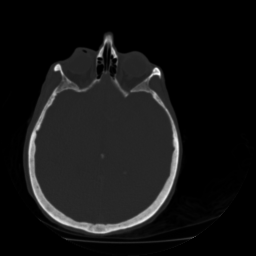
#> input picture gdrive/HW2/images/head_ct.png, 256 x 256 px, found by its file name; its folder holds 3 pictures in this run
$ jupyter execute Homework2_BMEN6367_Rittik.ipynb   (shell and % lines are left out)
#> lines starting #> are read from the running program, lines starting #| are printed output that depends on the picture
# **Homework #2 — CoLab, GitHub, Python Libraries, DFS and BFS**
BMEN 6367 · Rittik Patra

Parts 1 and 2 (Google account / Drive / GitHub and the Colab links) are shown in the report with
screenshots. This notebook contains the code for Part 2 (mounting the Drive), Part 3 (image
processing), Part 4 (Depth First Search) and Part 5 (Breadth First Search).

### **Part 2: Linking Colab with Google Drive**

[cell 1]
from google.colab import drive
drive.mount('/content/drive')   # the first run asks for permission and an authorisation code

[cell 2]
import os

# folder I created in my Drive for this homework
IMG_DIR = '/content/drive/MyDrive/BMEN6367/HW2/images'

print('folder exists :', os.path.isdir(IMG_DIR))
print('files in it   :', sorted(os.listdir(IMG_DIR)))

The GitHub side is done from the same notebook. The cell below is the template I used, the token
and the repository name are removed here for obvious reasons (screenshots are in the report).

[cell 3]
# --- GitHub linking (fill in your own user name / repo / token before running) ---------------
#
# clone the repo into the Colab session
#
# copy a notebook or a result from Drive into the repo folder and push it back
%cd /content/BMEN6367

### **Part 3: Reading and processing images from Google Drive**

[cell 4]
import numpy as np
import matplotlib.pyplot as plt

from skimage import io, color, exposure, img_as_float, img_as_ubyte
from skimage.util import random_noise
from skimage.metrics import peak_signal_noise_ratio as psnr
from scipy import ndimage as ndi     # Homework 1, Section 6.2 -> scipy.ndimage filters

plt.rcParams['figure.dpi'] = 110     # a bit sharper figures in the notebook

[cell 5]
# read the three images straight out of the Drive folder
ct     = io.imread(os.path.join(IMG_DIR, 'head_ct.png'))          # axial head CT slice, grayscale
#> ct is the input picture: shape (256, 256); min 0, max 255, mean 19.9
cellim = io.imread(os.path.join(IMG_DIR, 'cell_microscopy.png'))  # microscopy image of a cell
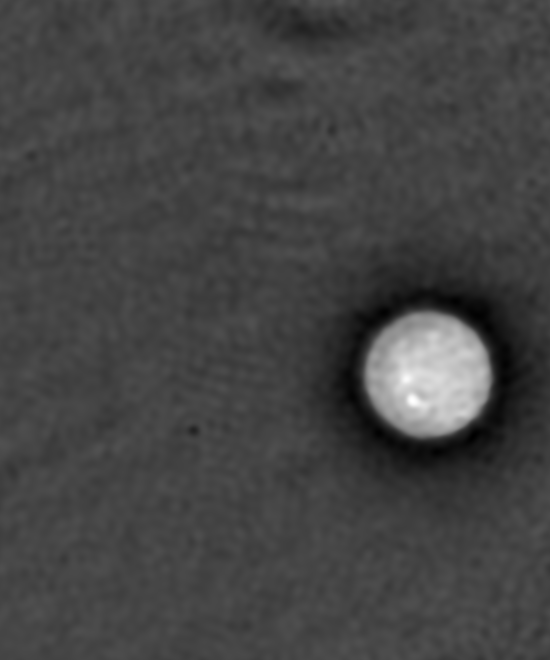
#> input picture gdrive/HW2/images/cell_microscopy.png, 550 x 660 px, found by its file name
#> cellim is the input picture: shape (660, 550); min 0, max 255, mean 68
retina = io.imread(os.path.join(IMG_DIR, 'retina_fundus.png'))    # colour fundus photograph
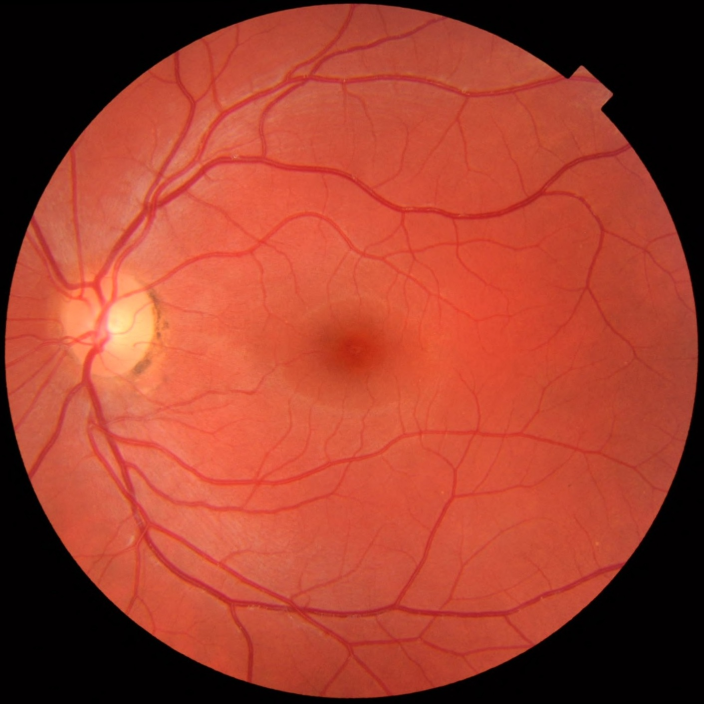
#> input picture gdrive/HW2/images/retina_fundus.png, 704 x 704 px, found by its file name
#> retina is the input picture: shape (704, 704, 3); mean R, G, B 159.4, 63.5, 46.1

for name, im in [('head_ct', ct), ('cell_microscopy', cellim), ('retina_fundus', retina)]:
    print('%-16s shape=%-16s dtype=%-8s min=%3d max=%3d' %
          (name, str(im.shape), im.dtype, im.min(), im.max()))
#> this loop made 3 passes
#> name on passes 1 to 3: 'head_ct', 'cell_microscopy', 'retina_fundus'
#| head_ct          shape=(256, 256)       dtype=uint8    min=  0 max=255
#| cell_microscopy  shape=(660, 550)       dtype=uint8    min=  0 max=255
#| retina_fundus    shape=(704, 704, 3)    dtype=uint8    min=  0 max=255

fig, ax = plt.subplots(1, 3, figsize=(11, 4))
ax[0].imshow(ct, cmap='gray');     ax[0].set_title('head CT slice')
ax[1].imshow(cellim, cmap='gray'); ax[1].set_title('cell microscopy')
ax[2].imshow(retina);              ax[2].set_title('retina fundus')
for a in ax:
    a.axis('off')
plt.tight_layout()
plt.show()

#### 3.1  Low-pass (smoothing) filter on a noisy image

[cell 6]
# work in float 0..1 so the noise level is easy to control
ct_f = img_as_float(ct)

rng = np.random.default_rng(42)                                  # fixed seed, repeatable result
ct_noisy = np.clip(ct_f + rng.normal(0, 0.08, ct_f.shape), 0, 1) # additive Gaussian noise, sigma = 0.08

# three different low-pass filters from scipy.ndimage
lp_g1  = ndi.gaussian_filter(ct_noisy, sigma=1)   # Gaussian low pass, mild
lp_g2  = ndi.gaussian_filter(ct_noisy, sigma=2)   # Gaussian low pass, stronger
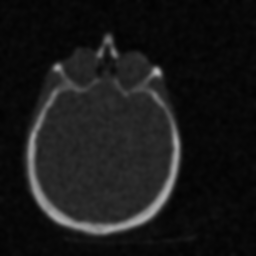
#> lp_g2: shape (256, 256) float64; min 0.00995, max 0.717, mean 0.0976
lp_box = ndi.uniform_filter(ct_noisy, size=5)     # 5x5 box (moving average) filter

print('PSNR of the noisy image        : %.2f dB' % psnr(ct_f, ct_noisy))
#| PSNR of the noisy image        : 23.66 dB
print('PSNR after Gaussian sigma = 1  : %.2f dB' % psnr(ct_f, lp_g1))
#| PSNR after Gaussian sigma = 1  : 29.22 dB
print('PSNR after Gaussian sigma = 2  : %.2f dB' % psnr(ct_f, lp_g2))
#| PSNR after Gaussian sigma = 2  : 27.24 dB
print('PSNR after 5x5 box filter      : %.2f dB' % psnr(ct_f, lp_box))
#| PSNR after 5x5 box filter      : 28.01 dB

[cell 7]
titles = ['original', 'noisy (sigma = 0.08)', 'Gaussian sigma = 1',
          'Gaussian sigma = 2', 'box filter 5x5']
imgs   = [ct_f, ct_noisy, lp_g1, lp_g2, lp_box]

fig, ax = plt.subplots(1, 5, figsize=(14, 3.2))
for a, im, t in zip(ax, imgs, titles):
    a.imshow(im, cmap='gray', vmin=0, vmax=1)
    a.set_title(t, fontsize=9)
    a.axis('off')
#> this loop made 5 passes
#> t on passes 1 to 5: 'original', 'noisy (sigma = 0.08)', 'Gaussian sigma = 1', 'Gaussian sigma = 2', 'box filter 5x5'
plt.tight_layout()
plt.show()

#### 3.2  Median filter on an image with salt and pepper noise

[cell 8]
cell_f = img_as_float(cellim)

# salt and pepper (impulse) noise on 8 % of the pixels
cell_sp = random_noise(cell_f, mode='s&p', amount=0.08, rng=1)

med3 = ndi.median_filter(cell_sp, size=3)      # 3x3 median
med5 = ndi.median_filter(cell_sp, size=5)      # 5x5 median
gau1 = ndi.gaussian_filter(cell_sp, sigma=1)   # Gaussian, for comparison
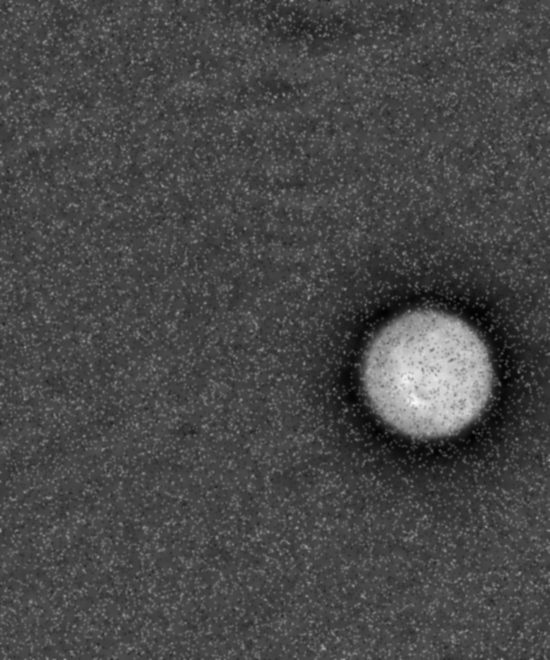
#> gau1: shape (660, 550) float64; min 0.00418, max 0.97, mean 0.285

print('PSNR of the salt and pepper image : %.2f dB' % psnr(cell_f, cell_sp))
#| PSNR of the salt and pepper image : 16.00 dB
print('PSNR after 3x3 median             : %.2f dB' % psnr(cell_f, med3))
#| PSNR after 3x3 median             : 47.76 dB
print('PSNR after 5x5 median             : %.2f dB' % psnr(cell_f, med5))
#| PSNR after 5x5 median             : 52.83 dB
print('PSNR after Gaussian sigma = 1     : %.2f dB' % psnr(cell_f, gau1))
#| PSNR after Gaussian sigma = 1     : 26.20 dB

[cell 9]
titles = ['original', 'salt & pepper 8%', 'median 3x3', 'median 5x5', 'Gaussian sigma = 1']
imgs   = [cell_f, cell_sp, med3, med5, gau1]

fig, ax = plt.subplots(1, 5, figsize=(14, 3.6))
for a, im, t in zip(ax, imgs, titles):
    a.imshow(im, cmap='gray', vmin=0, vmax=1)
    a.set_title(t, fontsize=9)
    a.axis('off')
#> this loop made 5 passes
#> t on passes 1 to 5: 'original', 'salt & pepper 8%', 'median 3x3', 'median 5x5', 'Gaussian sigma = 1'
plt.tight_layout()
plt.show()

#### 3.3  Histogram equalization

[cell 10]
# the fundus image is colour, so the equalization is done on the intensity (grayscale) version
gray8 = img_as_ubyte(color.rgb2gray(retina))    # 8 bit grayscale, 0..255
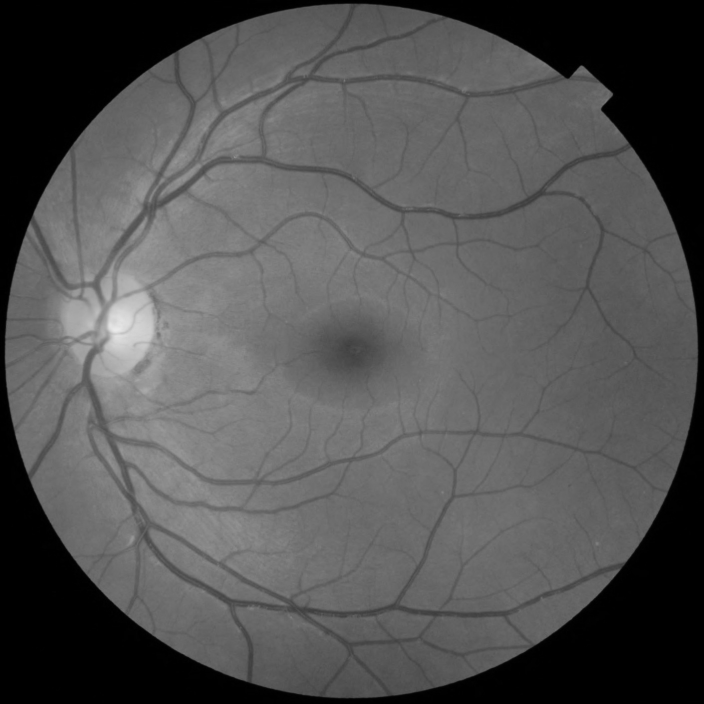
#> gray8: shape (704, 704); min 0, max 234, mean 82.6

# --- doing it by hand first, so the steps are visible -----------------------------------------
hist, bins = np.histogram(gray8.flatten(), bins=256, range=(0, 256))
#> hist = 256 values, max 98163 at index 0, min 0 at index 235, mean 1936; bins = 257 values from 0 to 256
cdf = hist.cumsum()                             # cumulative distribution
#> cdf = 256 values from 98163 to 495616
cdf_norm = (cdf - cdf.min()) * 255.0 / (cdf.max() - cdf.min())   # stretch the cdf to 0..255
#> cdf_norm = 256 values from 0 to 255
manual_eq = cdf_norm[gray8].astype(np.uint8)    # use the cdf as a look up table
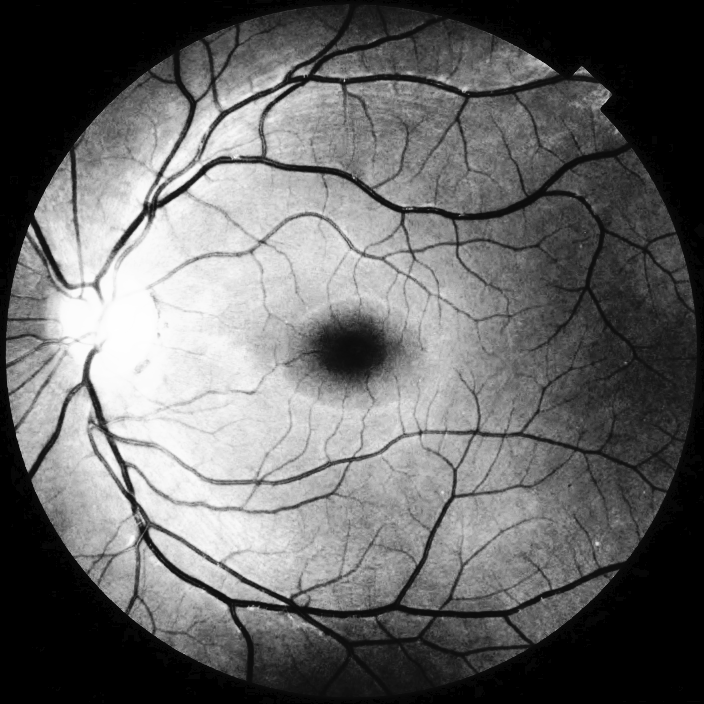
#> manual_eq: shape (704, 704); min 0, max 255, mean 103.7

# --- and the library versions ------------------------------------------------------------------
sk_eq  = img_as_ubyte(exposure.equalize_hist(gray8))                       # global equalization
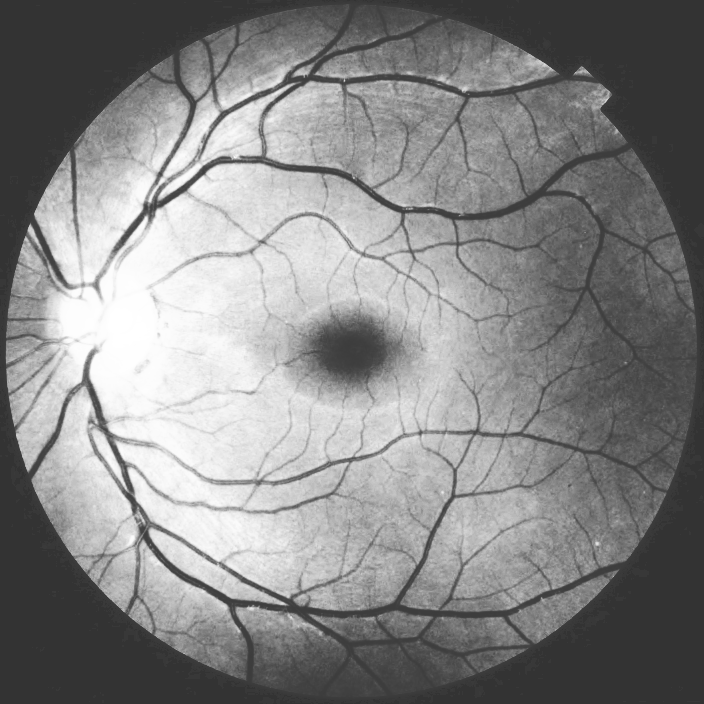
#> sk_eq: shape (704, 704); min 51, max 255, mean 134.1
clahe  = img_as_ubyte(exposure.equalize_adapthist(gray8, clip_limit=0.03)) # local (CLAHE)
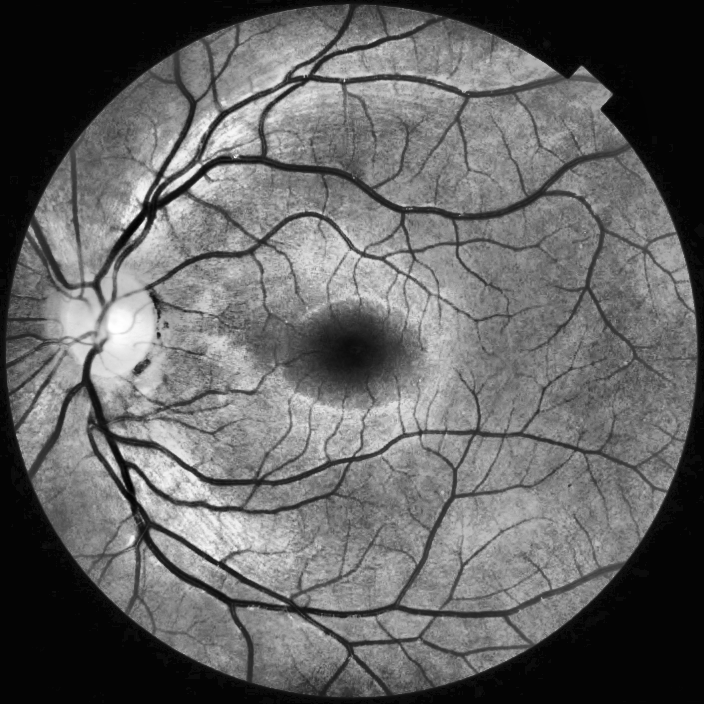
#> clahe: shape (704, 704); min 0, max 255, mean 100.1

for name, im in [('original', gray8), ('manual eq', manual_eq),
                 ('skimage eq', sk_eq), ('CLAHE', clahe)]:
    print('%-11s mean = %6.2f   std = %6.2f   min = %3d   max = %3d' %
          (name, im.mean(), im.std(), im.min(), im.max()))
#> this loop made 4 passes
#| original    mean =  82.56   std =  48.19   min =   0   max = 234
#| manual eq   mean = 103.70   std =  83.46   min =   0   max = 255
#| skimage eq  mean = 134.07   std =  66.89   min =  51   max = 255
#| CLAHE       mean = 100.13   std =  63.95   min =   0   max = 255

[cell 11]
imgs   = [gray8, manual_eq, sk_eq, clahe]
titles = ['grayscale original', 'manual equalization', 'exposure.equalize_hist', 'CLAHE']

fig, ax = plt.subplots(2, 4, figsize=(14, 6))
for k, (im, t) in enumerate(zip(imgs, titles)):
    ax[0, k].imshow(im, cmap='gray', vmin=0, vmax=255)
    ax[0, k].set_title(t, fontsize=9)
    ax[0, k].axis('off')
    # log scale on the counts, otherwise the huge black background bin hides everything else
    ax[1, k].hist(im.ravel(), bins=256, range=(0, 256), color='#4878a8', log=True)
    ax[1, k].set_xlim(0, 255)
    ax[1, k].set_xlabel('gray level', fontsize=8)
    ax[1, k].tick_params(labelsize=7)
#> this loop made 4 passes
plt.tight_layout()
plt.show()
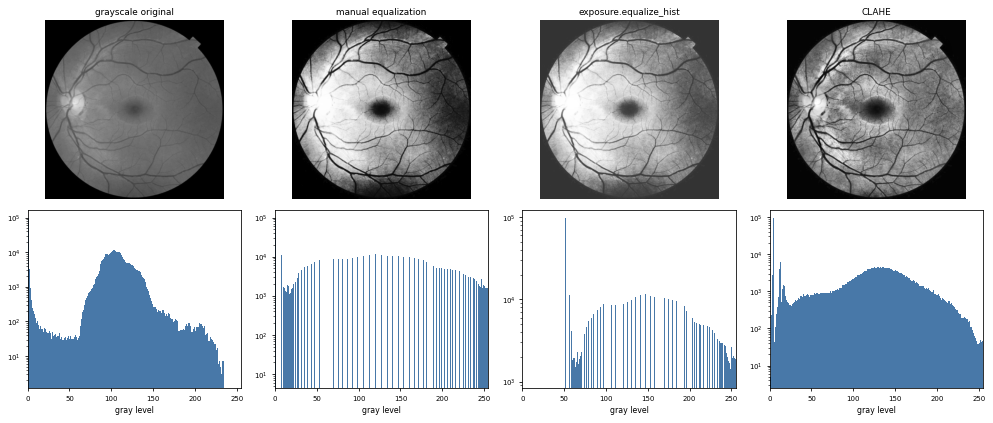
#> figure drawn by matplotlib, 8 panels; panel 5: tallest bar 98163 high, from x = 0 to 1; panel 6: tallest bar 98163 high, from x = 0 to 1; panel 7: tallest bar 98163 high, from x = 51 to 52; panel 8: tallest bar 95266 high, from x = 4 to 5

### **Part 4: Depth First Search (DFS)**

[cell 12]
# My own graph for this homework: 26 nodes (A to Z) arranged in 5 layers.
# It is a directed graph, every edge goes from one layer down to the next one.
# A few nodes have two parents (M, N, P, R, S, T, U, V, X, Y), so the visited
# set actually matters and the traversal is not just a plain tree walk.

graph = {
    'A' : ['B', 'C', 'D'],                 # layer 1 (root)

    'B' : ['E', 'F'],                      # layer 2
    'C' : ['G', 'H', 'I'],
    'D' : ['J', 'K'],

    'E' : ['L', 'M'],                      # layer 3
    'F' : ['M', 'N'],
    'G' : ['N', 'O'],
    'H' : ['P'],
    'I' : ['P', 'Q'],
    'J' : ['R'],
    'K' : ['R', 'S'],

    'L' : ['T'],                           # layer 4
    'M' : ['T', 'U'],
    'N' : ['U', 'V'],
    'O' : ['V'],
    'P' : ['W', 'X'],
    'Q' : ['X'],
    'R' : ['Y'],
    'S' : ['Y', 'Z'],

    'T' : [], 'U' : [], 'V' : [],          # layer 5, the leaves
    'W' : [], 'X' : [], 'Y' : [], 'Z' : []
}

layers = {1: ['A'],
          2: list('BCD'),
          3: list('EFGHIJK'),
          4: list('LMNOPQRS'),
          5: list('TUVWXYZ')}

print('nodes in the graph :', len(graph))
print('edges in the graph :', sum(len(v) for v in graph.values()))
for d, nodes in layers.items():
    print('layer %d : %2d nodes -> %s' % (d, len(nodes), ' '.join(nodes)))

[cell 13]
import networkx as nx

G = nx.DiGraph()
for node, neighbours in graph.items():
    G.add_node(node)
    for nb in neighbours:
        G.add_edge(node, nb)

# put every layer on its own row so the 5 layers are easy to see
pos = {}
for depth, nodes in layers.items():
    for i, n in enumerate(nodes):
        pos[n] = (i - (len(nodes) - 1) / 2.0, -depth)

plt.figure(figsize=(11, 6))
nx.draw_networkx_edges(G, pos, arrows=True, arrowsize=11, edge_color='#9aa0a6',
                       node_size=700, connectionstyle='arc3,rad=0.03')
nx.draw_networkx_nodes(G, pos, node_size=700, node_color='#cfe3f7', edgecolors='#4878a8')
nx.draw_networkx_labels(G, pos, font_size=10, font_weight='bold')
for d in layers:
    plt.text(-4.6, -d, 'layer %d' % d, fontsize=9, color='#666666', va='center')
plt.title('Homework 2 graph: 26 nodes, 5 layers', fontsize=11)
plt.axis('off')
plt.tight_layout()
plt.show()
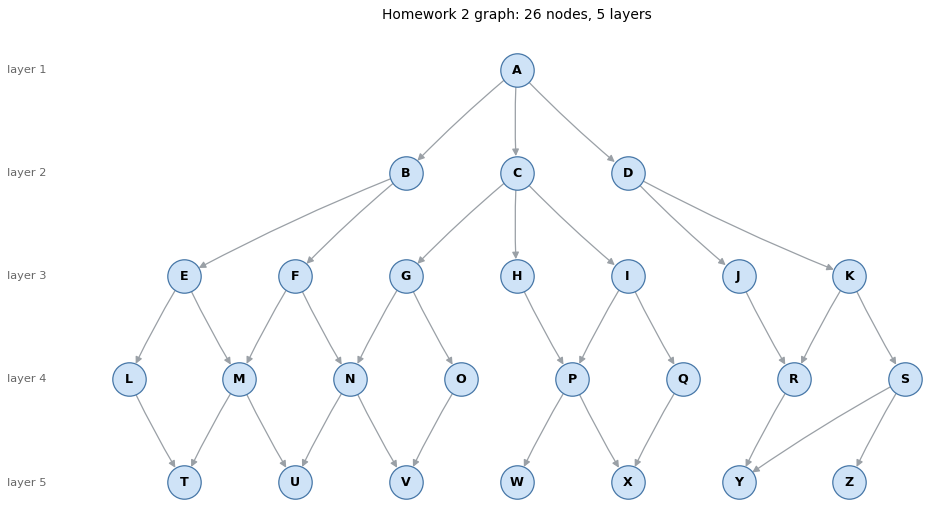
#> figure drawn by matplotlib, 1 panel

[cell 14]
# Recursive DFS, same structure as the sample code in Appendix 1 of the assignment
visited = set()        # set to keep track of the visited nodes
dfs_order = []         # I also keep the order in a list so I can compare it later

def dfs(visited, graph, node):
#> called with node = 'A'
    if node not in visited:
        print(node, end=' ')
        visited.add(node)
        dfs_order.append(node)
        for neighbour in graph[node]:
            dfs(visited, graph, neighbour)

# Driver code
dfs(visited, graph, 'A')
print()
print('visited %d of %d nodes' % (len(visited), len(graph)))

[cell 15]
# Same search written with an explicit stack instead of recursion, as a cross check.
# The neighbours are pushed in reverse order so the left most child is popped first,
# which is exactly what the recursive version does.
def dfs_iterative(graph, start):
#> called with start = 'A'
    visited, stack, order = set(), [start], []
    while stack:
        node = stack.pop()
        if node not in visited:
            visited.add(node)
            order.append(node)
            for neighbour in reversed(graph[node]):
                if neighbour not in visited:
                    stack.append(neighbour)
    return order

order_iter = dfs_iterative(graph, 'A')
print('recursive :', ' '.join(dfs_order))
print('iterative :', ' '.join(order_iter))
print('the two orders are identical :', order_iter == dfs_order)

### **Part 5: Breadth First Search (BFS)**

[cell 16]
# Breadth first search, same structure as the sample code in Appendix 2
visited = []      # list to keep track of the visited nodes
queue   = []      # initialise a queue

def bfs(visited, graph, node):
#> called with node = 'A'
    visited.append(node)
    queue.append(node)

    while queue:
        s = queue.pop(0)
        print(s, end=' ')

        for neighbour in graph[s]:
            if neighbour not in visited:
                visited.append(neighbour)
                queue.append(neighbour)

# Driver code
bfs(visited, graph, 'A')
print()
print('visited %d of %d nodes' % (len(visited), len(graph)))

[cell 17]
# The same BFS, but this time the distance from the root is stored as well,
# which shows that the queue really empties one layer at a time.
from collections import deque

def bfs_levels(graph, start):
    depth = {start: 0}
    q = deque([start])
    found = {}
    while q:
        node = q.popleft()
        found.setdefault(depth[node], []).append(node)
        for neighbour in graph[node]:
            if neighbour not in depth:
                depth[neighbour] = depth[node] + 1
                q.append(neighbour)
    return found

for d, nodes in sorted(bfs_levels(graph, 'A').items()):
    print('layer %d (%d nodes) : %s' % (d + 1, len(nodes), ' '.join(nodes)))
